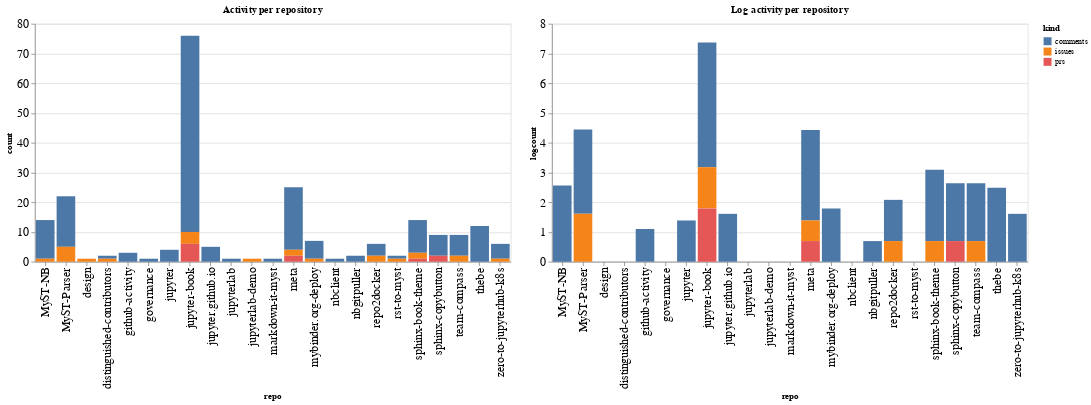

Write notebook code for a chart like this one.
### Code cell
ch1 = alt.Chart(repo_summaries, width=600, title="Activity per repository").mark_bar().encode(
    x='repo',
    y='count',
    color='kind',
    tooltip="kind"
)

ch2 = alt.Chart(repo_summaries, width=600, title="Log activity per repository").mark_bar().encode(
    x='repo',
    y='logcount',
    color='kind',
    tooltip="kind"
)

ch1 | ch2

### Figure 1 — Vega-Lite specification as saved in the notebook (floating-point values rounded to 4 significant figures)
{"config": {"axisLeft": {"labelFontSize": 15}, "axisBottom": {"labelFontSize": 15}}, "hconcat": [{"mark": "bar", "encoding": {"color": {"type": "nominal", "field": "kind"}, "tooltip": {"type": "nominal", "field": "kind"}, "x": {"type": "nominal", "field": "repo"}, "y": {"type": "quantitative", "field": "count"}}, "title": "Activity per repository", "width": 600}, {"mark": "bar", "encoding": {"color": {"type": "nominal", "field": "kind"}, "tooltip": {"type": "nominal", "field": "kind"}, "x": {"type": "nominal", "field": "repo"}, "y": {"type": "quantitative", "field": "logcount"}}, "title": "Log activity per repository", "width": 600}], "data": {"name": "data-affe40e005cf44f186f2fd85e8f46745"}, "$schema": "https://vega.github.io/schema/vega-lite/v4.8.1.json", "datasets": {"data-affe40e005cf44f186f2fd85e8f46745": [{"repo": "MyST-NB", "kind": "comments", "count": 13, "logcount": 2.565}, {"repo": "MyST-NB", "kind": "issues", "count": 1, "logcount": 0.0}, {"repo": "MyST-Parser", "kind": "comments", "count": 17, "logcount": 2.833}, {"repo": "MyST-Parser", "kind": "issues", "count": 5, "logcount": 1.609}, {"repo": "design", "kind": "issues", "count": 1, "logcount": 0.0}, {"repo": "distinguished-contributors", "kind": "comments", "count": 1, "logcount": 0.0}, {"repo": "distinguished-contributors", "kind": "issues", "count": 1, "logcount": 0.0}, {"repo": "github-activity", "kind": "comments", "count": 3, "logcount": 1.099}, {"repo": "governance", "kind": "comments", "count": 1, "logcount": 0.0}, {"repo": "jupyter", "kind": "comments", "count": 4, "logcount": 1.386}, {"repo": "jupyter-book", "kind": "comments", "count": 66, "logcount": 4.19}, {"repo": "jupyter-book", "kind": "issues", "count": 4, "logcount": 1.386}, {"repo": "jupyter-book", "kind": "prs", "count": 6, "logcount": 1.792}, {"repo": "jupyter.github.io", "kind": "comments", "count": 5, "logcount": 1.609}, {"repo": "jupyterlab", "kind": "comments", "count": 1, "logcount": 0.0}, {"repo": "jupyterlab-demo", "kind": "issues", "count": 1, "logcount": 0.0}, {"repo": "markdown-it-myst", "kind": "comments", "count": 1, "logcount": 0.0}, {"repo": "meta", "kind": "comments", "count": 21, "logcount": 3.045}, {"repo": "meta", "kind": "issues", "count": 2, "logcount": 0.6931}, {"repo": "meta", "kind": "prs", "count": 2, "logcount": 0.6931}, {"repo": "mybinder.org-deploy", "kind": "comments", "count": 6, "logcount": 1.792}, {"repo": "mybinder.org-deploy", "kind": "issues", "count": 1, "logcount": 0.0}, {"repo": "nbclient", "kind": "comments", "count": 1, "logcount": 0.0}, {"repo": "nbgitpuller", "kind": "comments", "count": 2, "logcount": 0.6931}, {"repo": "repo2docker", "kind": "comments", "count": 4, "logcount": 1.386}, {"repo": "repo2docker", "kind": "issues", "count": 2, "logcount": 0.6931}, {"repo": "rst-to-myst", "kind": "comments", "count": 1, "logcount": 0.0}, {"repo": "rst-to-myst", "kind": "issues", "count": 1, "logcount": 0.0}, {"repo": "sphinx-book-theme", "kind": "comments", "count": 11, "logcount": 2.398}, {"repo": "sphinx-book-theme", "kind": "issues", "count": 2, "logcount": 0.6931}, {"repo": "sphinx-book-theme", "kind": "prs", "count": 1, "logcount": 0.0}, {"repo": "sphinx-copybutton", "kind": "comments", "count": 7, "logcount": 1.946}, {"repo": "sphinx-copybutton", "kind": "prs", "count": 2, "logcount": 0.6931}, {"repo": "team-compass", "kind": "comments", "count": 7, "logcount": 1.946}, {"repo": "team-compass", "kind": "issues", "count": 2, "logcount": 0.6931}, {"repo": "thebe", "kind": "comments", "count": 12, "logcount": 2.485}, {"repo": "zero-to-jupyterhub-k8s", "kind": "comments", "count": 5, "logcount": 1.609}, {"repo": "zero-to-jupyterhub-k8s", "kind": "issues", "count": 1, "logcount": 0.0}]}}
